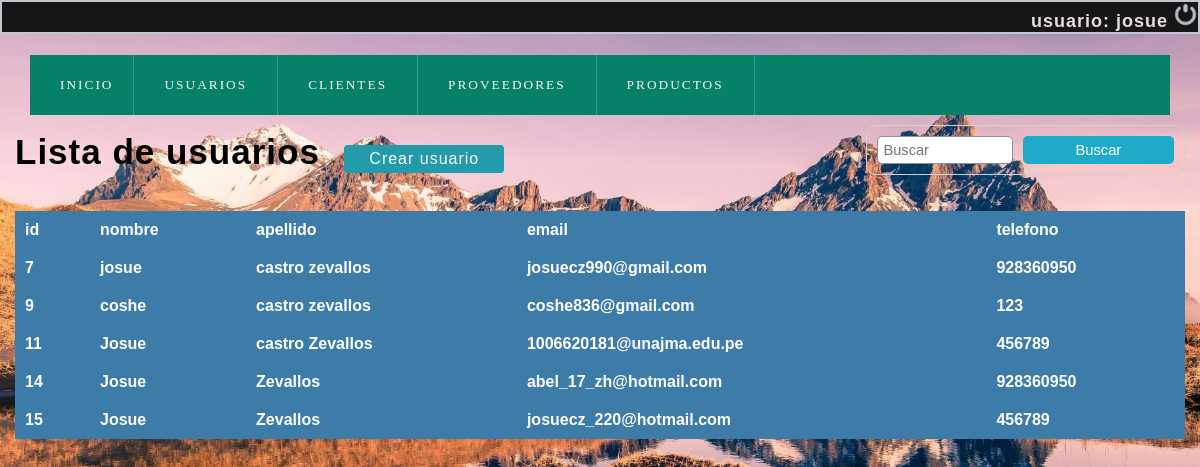
The app's page /olvidocontraseña/lista_usuario.php (signed in) with its own data.
### tables this page shows
CREATE TABLE `users` (
  `id` int(11) NOT NULL,
  `first_name` varchar(100) NOT NULL,
  `last_name` varchar(100) NOT NULL,
  `email` varchar(100) NOT NULL,
  `password` varchar(255) NOT NULL,
  `phone` varchar(15) NOT NULL,
  `forgot_pass_identity` varchar(32) NOT NULL,
  `created` datetime NOT NULL,
  `modified` datetime NOT NULL,
  `status` enum('1','0') NOT NULL DEFAULT '1'
);

### olvidocontraseña/user.php (called while the page is built, shortened)
<?php
class User{
    private $dbHost     = "localhost";
    private $dbUsername = "root";
    private $dbPassword = "12345678";
    private $dbName     = "logtest";
    private $port = 3360;
    private $userTbl    = "users";
    public function __construct(){
        if(!isset($this->db)){
            $conn = new mysqli($this->dbHost, $this->dbUsername, $this->dbPassword, $this->dbName,$this->port);
            if($conn->connect_error){
                die("Failed to connect with MySQL: " . $conn->connect_error);
            }else{
                $this->db = $conn;
            }
        }
    }
    public function getRows($conditions = array()){
        $sql = 'SELECT ';
        $sql .= array_key_exists("select",$conditions)?$conditions['select']:'*';
        $sql .= ' FROM '.$this->userTbl;
        if(array_key_exists("where",$conditions)){
            $sql .= ' WHERE ';
            $i = 0;
            foreach($conditions['where'] as $key => $value){
                $pre = ($i > 0)?' AND ':'';
                $sql .= $pre.$key." = '".$value."'";
                $i++;
            }
        }
        $result = $this->db->query($sql);
        if(array_key_exists("return_type",$conditions) && $conditions['return_type'] != 'all'){
            switch($conditions['return_type']){
                case 'single':
                    $data = $result->fetch_assoc();
                    break;
            }
        }else{
            if($result->num_rows > 0){
                while($row = $result->fetch_assoc()){
                    $data[] = $row;
                }
            }
        }
        return !empty($data)?$data:false;
    }
}

### olvidocontraseña/lista_usuario.php (the view, shortened to what this page needs)
<?php
$conexion=mysqli_connect('localhost','root','12345678','logtest',3360);
 ?>
<!DOCTYPE html>
<html>
<head>
    <?php include "scripts.php"; ?>
</head>
<body>
<?php include "index2.php"; ?>
<section id="container">
<h1>Lista de usuarios</h1>
<a href="registro_usuario.php" class="btn_new">Crear usuario</a>
<form action="buscar_usuario.php" method="get" class="form_search">
<input type="text" name="busqueda" id="busqueda" placeholder="Buscar">
<input type="submit" value="Buscar" class="btn_search">
</form>
<br>
<br>
	<table >
		<tr>
			<th>id</th>
			<th>nombre</th>
			<th>apellido</th>
			<th>email</th>
			<th>telefono</th>
		</tr>
		<?php
		$sql="SELECT id,first_name,last_name,email,phone from users";
		$result=mysqli_query($conexion,$sql);
		while($mostrar=mysqli_fetch_array($result)){
		 ?>
		<tr>
			<th><?php echo $mostrar['id'] ?></th>
			<th><?php echo $mostrar['first_name'] ?></th>
			<th><?php echo $mostrar['last_name'] ?></th>
			<th><?php echo $mostrar['email'] ?></th>
			<th><?php echo $mostrar['phone'] ?></th>
		</tr>
	<?php
	}
	 ?>
	</table>
</body>
</html>

### olvidocontraseña/index2.php (shortened to what this page needs)
<?php
$sessData = !empty($_SESSION['sessData'])?$_SESSION['sessData']:'';
?>
<!DOCTYPE html>
<html>
<head>
    <link rel="stylesheet" href="css/estilo.css">
</head>
<body>
<div class="caja" id="jo">
        <?php
			if(!empty($sessData['userLoggedIn']) && !empty($sessData['userID'])){
				include 'user.php';
				$user = new User();
				$conditions['where'] = array(
					'id' => $sessData['userID'],
				);
				$conditions['return_type'] = 'single';
				$userData = $user->getRows($conditions);
        ?>
        <h4>usuario: <?php echo $userData['first_name']; ?></h2>
        <a href="cuentausuario.php?logoutSubmit=1"><img class="close" src="IMG/salir.png" alt="Salir del sistema" title="Salir"></a>
        <?php } ?>
	</div>
    <header>
        <nav>
            <ul>
                <li><a href="index2.php"><span class="icon-home"></span>INICIO</a></li>
                <li class="submenu">
                    <a href="#"><span class="icon-library"></span>Usuarios<span class="despegable icon-circle-down"></span></a>
                </li>
                <li class="submenu">
                    <a href="#"><span class="icon-library"></span>Clientes<span class="despegable icon-circle-down"></span></a>
                <li class="submenu">
                    <a href="#"><span class="icon-library"></span>Proveedores<span class="despegable icon-circle-down"></span></a>
               <li class="submenu">
                    <a href="#"><span class="icon-library"></span>Productos<span class="despegable icon-circle-down"></span></a>
                    </ul>
        </nav>
    </header>
</body>
</html>

### olvidocontraseña/css/style.css (style rules this page uses)
* { margin: 0; padding: 0; box-sizing: border-box; }
body { background: #ededed; }
h1, h2, h3, h4, h5, h6 { font-family: 'arial'; font-weight: bold; letter-spacing: 1px; }
h1 { font-size: 26px; }
h4 { font-size: 16px; }
a { text-decoration: none; font-family: arial; letter-spacing: 1px; }
header { position: fixed; width: 100%; }
.close { width: 25px; height: 25px; }
nav ul { background: #058167; list-style: none; display: -webkit-flex; display: -moz-flex; display: -ms-flex; display: -o-flex; display: flex; justify-content: left; align-items: center; }
nav ul > li a { position: relative; }
nav a { color: #FFF; display: block; font-size: 10pt; font-family: 'GothamBook'; padding: 15px 30px; text-transform: uppercase; letter-spacing: 2px; transition: background .5s; border-right: 1px solid #319B8F; }
#container { padding: 90px 15px 15px; }
form { background: #FFF; margin: auto; padding: 20px 50px; border: 1px solid #d1d1d1; }
input,select { display: block; width: 100%; font-size: 11pt; padding: 5px; border: 1px solid #85929e; border-radius: 5px; }
#container h1 { font-size: 35px; display: inline-block; }
.btn_new { display: inline-block; background: #239baa; color: #FFF; padding: 5px 25px; border-radius: 4px; margin: 20px; }
table { border-collapse: collapse; font-size: 12pt; font-family: 'arial'; width: 100%; }
table th { text-align: left; padding: 10px; background: #3d7ba8; color: #FFF; }
table tr:nth-child(odd) { background: #FFF; }
.form_search { display: -webkit-flex; display: -moz-flex; display: -ms-flex; display: -o-flex; display: flex; float: right; background: initial; padding: 10px; border-radius: 10px; }
.form_search .btn_search { background: #1faac8; color: #FFF; padding: 0 20px; border: 0; cursor: pointer; margin-left: 10px; }

### olvidocontraseña/css/estilo.css (style rules this page uses)
body { margin: 0; font-family: sans-serif; background-image:url(IMG/fondo.jpg); width: 100%; height:100%vh; background-size: cover; }
header { width: 100%; }
header nav { background: rgb(160, 153, 153); z-index: 1250; max-width: 1250px; width: 95%; margin: 20px auto; }
header nav ul { list-style: none; }
header nav ul li { display: inline-block; position: relative; }
header nav ul li a { color:rgb(250, 249, 252); display: block; text-decoration: none; padding: 20px; }
h4 { text-align: right; color: #e7dddd; font-weight: normal; font-size: 18px; font-family: Arial; text-transform: lowercase; display:inline; font-weight: bold; letter-spacing: 1px; }
div { width: 100%; height: 100%vh; background: #302f2f; }
.caja { font-family: Century Gothic,CenturyGothic,AppleGothic,sans-serif; color: #ffffff; font-size: 18px; font-weight: 400; text-align: right; background: #161616; margin: 0 0 1px; overflow: hidden; padding: 0.000001px; border-radius: 35px 0px 35px 0px; -moz-border-radius: 0px 0px 0px 0px; -webkit-border-radius: 0px 0px 0px 0px; border: 2px solid #c1c6d1; }
.close { width: 25px; height: 25px; }
a { text-decoration: none; font-family: arial; letter-spacing: 1px; }

### records on screen
users: first_name "josue", id "7", last_name "castro zevallos", email "josuecz990@gmail.com", phone "928360950"
users: id "9", first_name "coshe", last_name "castro zevallos", email "coshe836@gmail.com", phone "123"
users: id "11", first_name "Josue", last_name "castro Zevallos", email "1006620181@unajma.edu.pe", phone "456789"
users: id "14", first_name "Josue", last_name "Zevallos", email "abel_17_zh@hotmail.com", phone "928360950"
users: id "15", first_name "Josue", last_name "Zevallos", email "josuecz_220@hotmail.com", phone "456789"
